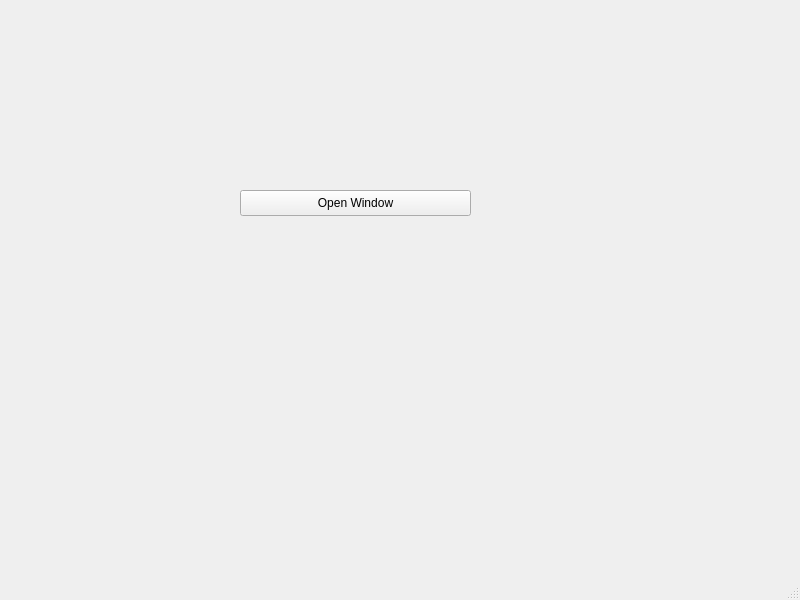
<?xml version="1.0" encoding="UTF-8"?>
<ui version="4.0">
 <class>MainWindow</class>
 <widget class="QMainWindow" name="MainWindow">
  <property name="geometry">
   <rect>
    <x>0</x>
    <y>0</y>
    <width>800</width>
    <height>600</height>
   </rect>
  </property>
  <property name="windowTitle">
   <string>MainWindow</string>
  </property>
  <widget class="QWidget" name="centralwidget">
   <widget class="QPushButton" name="pushButton">
    <property name="geometry">
     <rect>
      <x>240</x>
      <y>190</y>
      <width>231</width>
      <height>26</height>
     </rect>
    </property>
    <property name="text">
     <string>Open Window</string>
    </property>
   </widget>
  </widget>
  <widget class="QMenuBar" name="menubar">
   <property name="geometry">
    <rect>
     <x>0</x>
     <y>0</y>
     <width>800</width>
     <height>23</height>
    </rect>
   </property>
  </widget>
  <widget class="QStatusBar" name="statusbar"/>
 </widget>
 <resources/>
 <connections/>
</ui>
